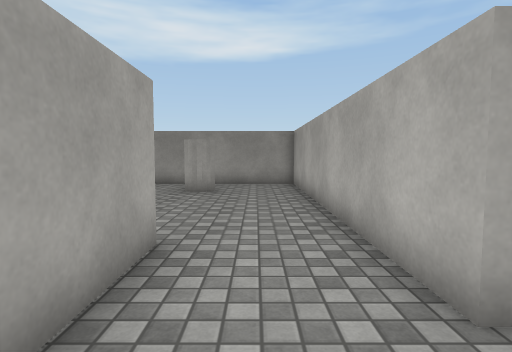
view 1 (above)

22 first-person views from a walk through a 3-D level made in the Unity game engine. The camera is 1.2 m above the floor, tilts 4° down and sees 80° across. The floor is counted in squares, 1 m on a side. Each view is taken from the middle of a square. On the plan, view 1 faces up. The plan holds only what a view shows up to about 13 squares ahead; the rest is blank. The player is left out. Surface patterns are stand-ins for the level's own textures.

view 2
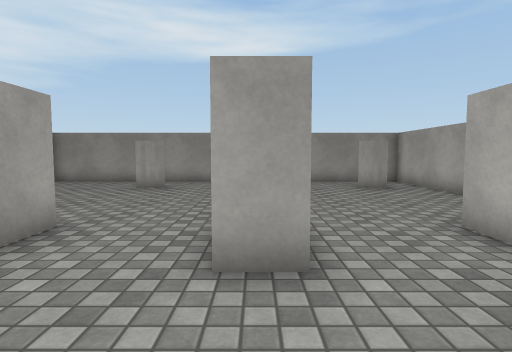

view 3
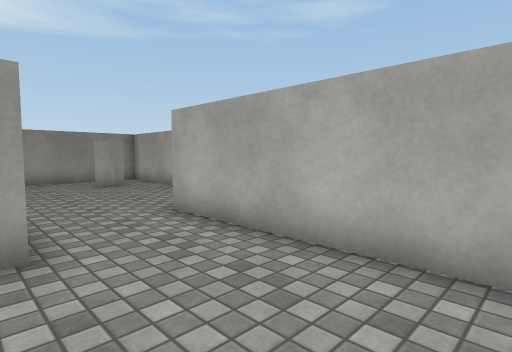

view 4
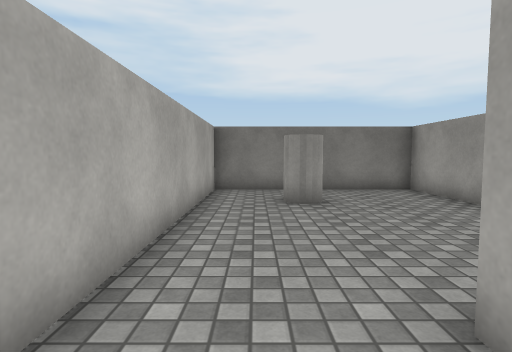

view 5
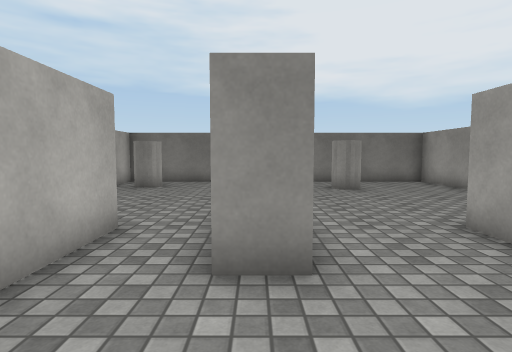

view 6
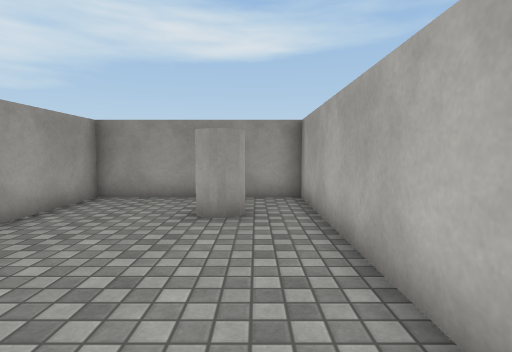

view 7
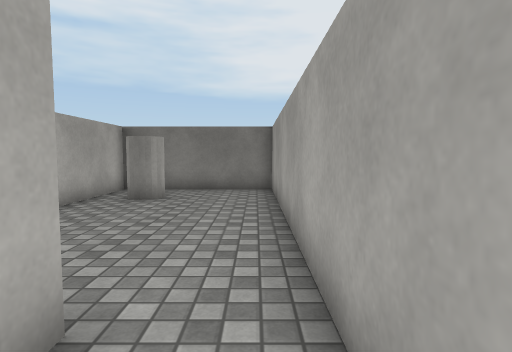

view 8
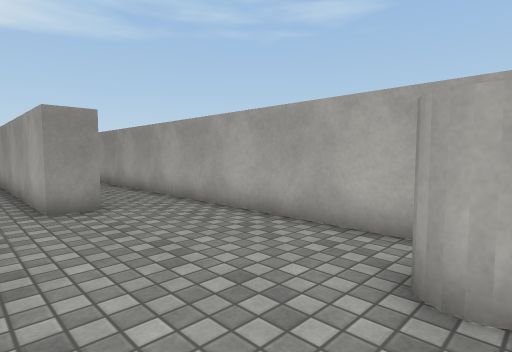

view 9
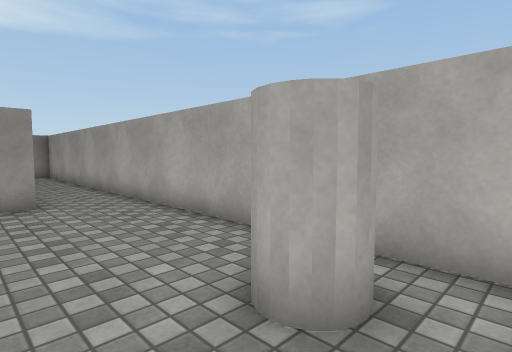

view 10
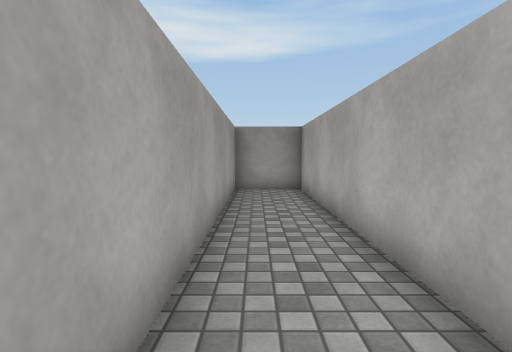

view 11
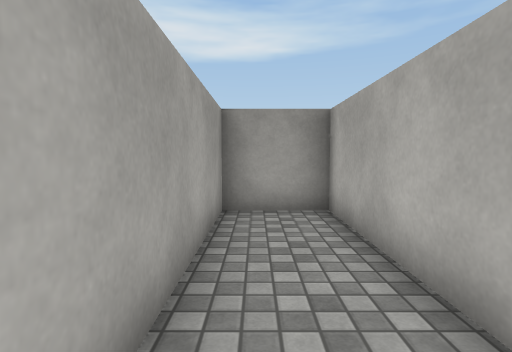

view 12
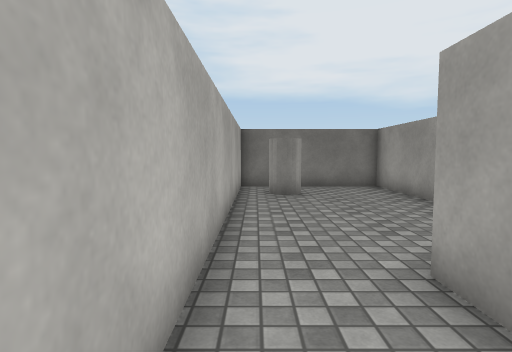

view 13
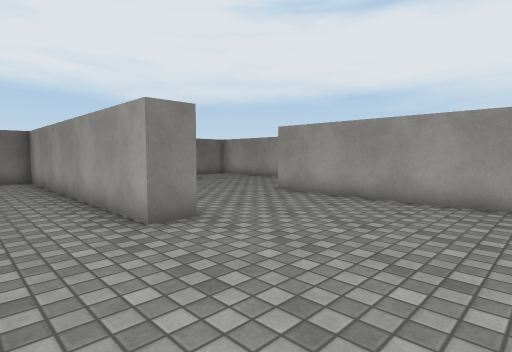

view 14
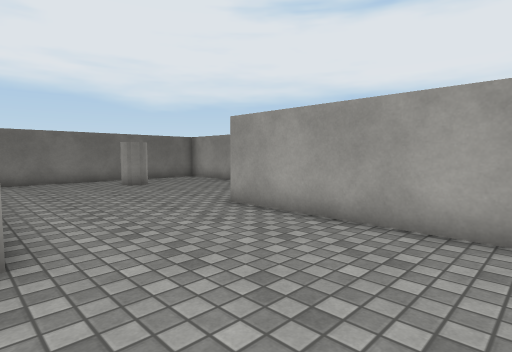

view 15
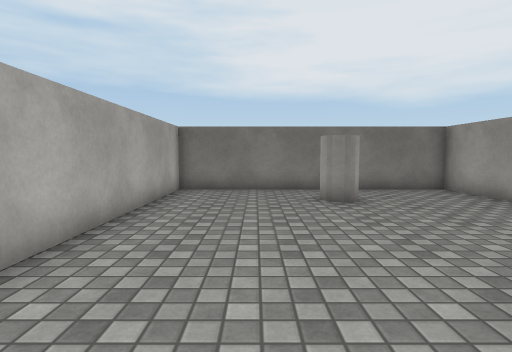

view 16
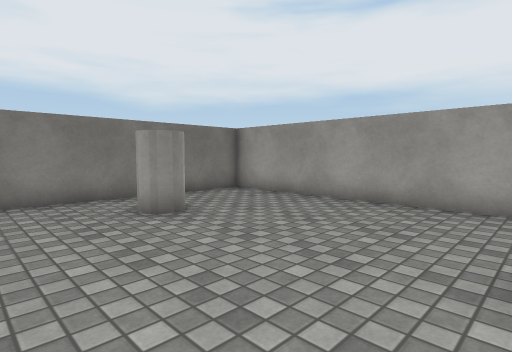

view 17
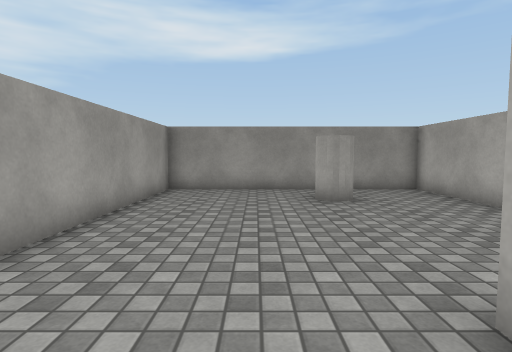

view 18
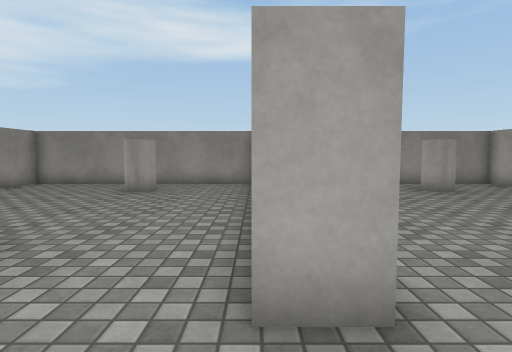

view 19
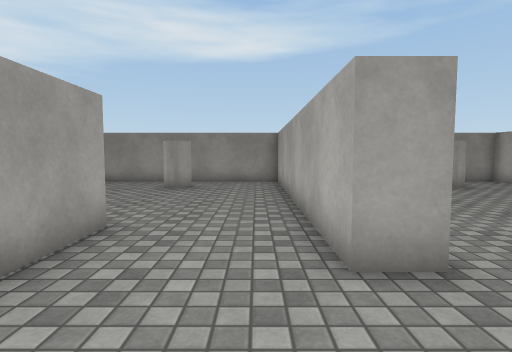

view 20
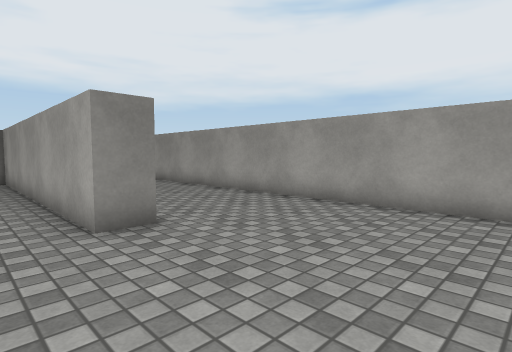

view 21
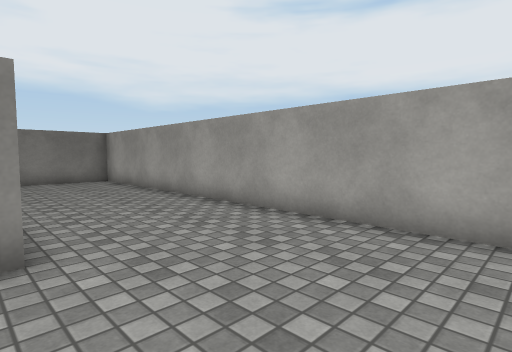

view 22
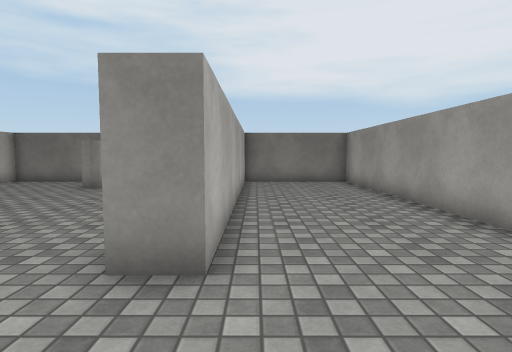

### Floor plan
Ten units are one square. View 1 is at (0, 0); x grows to the right and y downward. Boxes are objects, and circles mark ways between rooms. Rooms are numbered by the first view taken in them; rooms with no view inside come last. Other rooms are left out.
<svg viewBox="-175 -130 296 200">
<path fill="none" stroke="#000" d="M26 -30 26 -21 16 -21M64 -34 64 -15M83 -21 83 -125 26 -125 26 -92M-13 -15 -13 65 54 65 54 -40 65 -40M64 -15 64 24M64 25 64 65 96 65M116 35 116 -125 93 -125 93 -21 83 -21M-24 -40 -13 -40 -13 -15M16 -21 16 -125 -70 -125 -70 -21 -80 -21M-115 -15 -115 65 -23 65 -23 -10M-80 -21 -80 -119M-170 -85 -170 61M-81 -125 -170 -125 -170 -106M-125 60 -125 -40 -115 -40 -115 -15M-160 65 -138 65M96 65 116 65 116 35"/>
<circle cx="70" cy="-10" r="3" fill="#2a7"/>
<circle cx="5" cy="-10" r="3" fill="#2a7"/>
<circle cx="100" cy="60" r="3" fill="#2a7"/>
<circle cx="110" cy="45" r="3" fill="#2a7"/>
<circle cx="-100" cy="-10" r="3" fill="#2a7"/>
<text x="40" y="-20">1</text>
<text x="90" y="-10">2</text>
<text x="-50" y="-30">3</text>
<text x="-130" y="-40">4</text>
<text x="110" y="50">5</text>
</svg>
Room 1 opens to room 2. Room 1 opens to room 3. Room 2 opens to room 5. Room 3 opens to room 4.

Where each view was taken, in squares from view 1:
view 1: 0 up, 0 right, facing up
view 2: 1 down, 2 right, facing up
view 3: 2 down, 2 right, facing up-right
view 4: 4 up, 4 right, facing down
view 5: 7 up, 6 right, facing down
view 6: 4 up, 7 right, facing up
view 7: 4 up, 7 right, facing down
view 8: 5 down, 7 right, facing up-right
view 9: 6 down, 8 right, facing up-right
view 10: 2 up, 10 right, facing up
view 11: 6 up, 10 right, facing up
view 12: 5 up, 11 right, facing down
view 13: 9 up, 1 right, facing down-left
view 14: 8 up, 2 left, facing down-left
view 15: 4 up, 5 left, facing down
view 16: 2 up, 4 left, facing down-left
view 17: 2 up, 4 left, facing up
view 18: 0 up, 8 left, facing up
view 19: 1 down, 9 left, facing up
view 20: 9 up, 10 left, facing down-left
view 21: 8 up, 12 left, facing down-left
view 22: 7 up, 13 left, facing down
